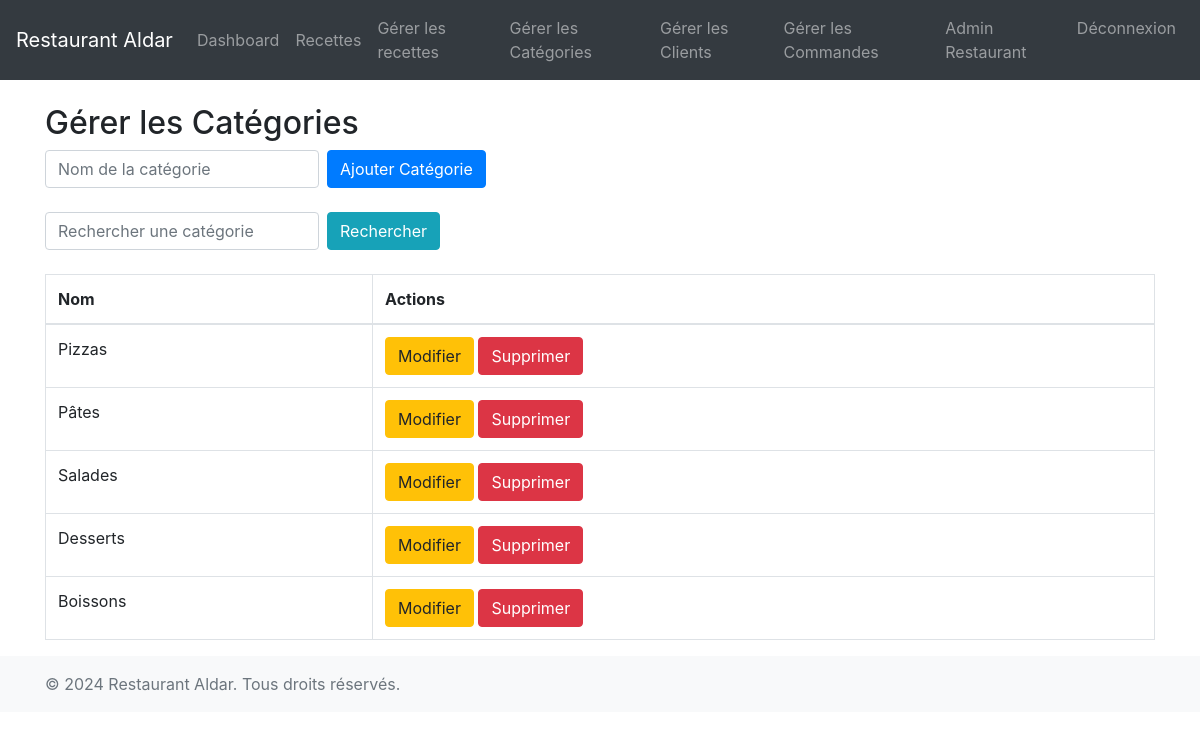
Page /gerer_categories.php (signed in) on the committed database.
### tables this page shows
CREATE TABLE IF NOT EXISTS categories (
    id INT AUTO_INCREMENT PRIMARY KEY,
    nom VARCHAR(255) NOT NULL,
    date_creation TIMESTAMP DEFAULT CURRENT_TIMESTAMP
);

### requetes.php (called while the page is built, shortened)
<?php
function dbConnect()
{
    try {
        $pdo = new PDO('mysql:host=localhost:3306;dbname=restaurant_aldar', 'root', '');
        $pdo->setAttribute(PDO::ATTR_ERRMODE, PDO::ERRMODE_EXCEPTION);
        return $pdo;
    } catch (PDOException $e) {
        die("Erreur de connexion : " . $e->getMessage());
    }
}
function getCategoriesFiltre($search)
{
    $pdo = dbConnect();
    $sql = "SELECT * FROM categories WHERE nom LIKE ?";
    $stmt = $pdo->prepare($sql);
    $stmt->execute(["%$search%"]);
    return $stmt->fetchAll(PDO::FETCH_ASSOC);
}

### gerer_categories.php (the view, shortened to what this page needs)
<?php
require 'requetes.php';
$search = isset($_GET['search']) ? $_GET['search'] : '';
$categories = getCategoriesFiltre($search);
?>
<!DOCTYPE html>
<html lang="fr">
<head>
    <link rel="stylesheet" href="https://maxcdn.bootstrapcdn.com/bootstrap/4.5.2/css/bootstrap.min.css">
</head>
<body>
<?php include 'navbar.php'; ?>
<div class="container mt-4">
    <h2>Gérer les Catégories</h2>
    <form action="gerer_categories.php" method="POST" class="form-inline mb-4">
        <input type="text" name="nom" class="form-control mr-2" placeholder="Nom de la catégorie" required>
        <button type="submit" name="ajouter_categorie" class="btn btn-primary">Ajouter Catégorie</button>
    </form>
    <form method="GET" class="form-inline mb-4">
        <input type="text" name="search" class="form-control mr-2" placeholder="Rechercher une catégorie" value="<?= $search ?>">
        <button type="submit" class="btn btn-info">Rechercher</button>
    </form>
    <table class="table table-bordered">
        <thead>
            <tr>
                <th>Nom</th>
                <th>Actions</th>
            </tr>
        </thead>
        <tbody>
            <?php foreach ($categories as $categorie): ?>
                <tr>
                    <td><?= $categorie['nom']; ?></td>
                    <td>
                        <button class="btn btn-warning" data-toggle="modal" data-target="#editModal"
                                data-id="<?= $categorie['id']; ?>"
                                data-nom="<?= $categorie['nom']; ?>">
                            Modifier
                        </button>
                        <a href="gerer_categories.php?supprimer=<?= $categorie['id']; ?>" class="btn btn-danger" onclick="return confirm('Êtes-vous sûr?');">Supprimer</a>
                    </td>
                </tr>
            <?php endforeach; ?>
        </tbody>
    </table>
</div>
<?php include 'footer.php'; ?>
</body>
</html>

### rows in the picture
categories: nom "Pizzas"
categories: nom "Pâtes"
categories: nom "Salades"
categories: nom "Desserts"
categories: nom "Boissons"

### other values in the picture
$_SESSION['user']['nom_complet'] "Admin Restaurant"
